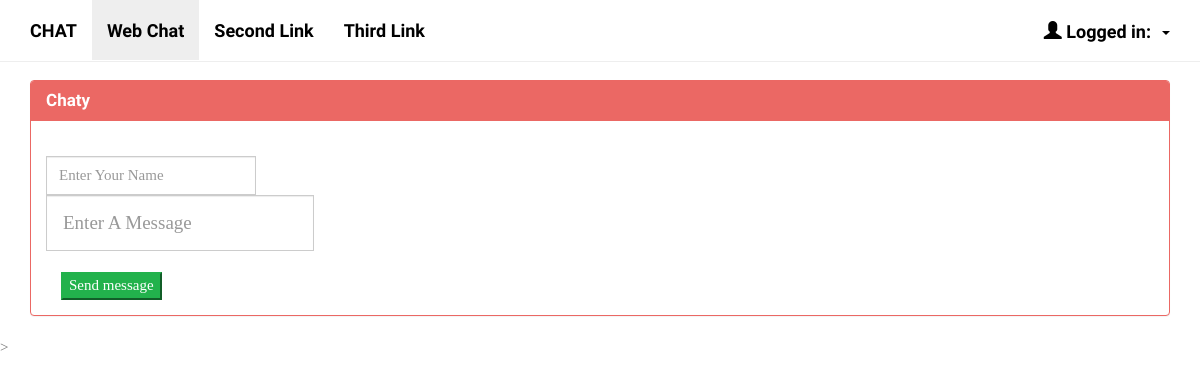
Before: / with the older database file.
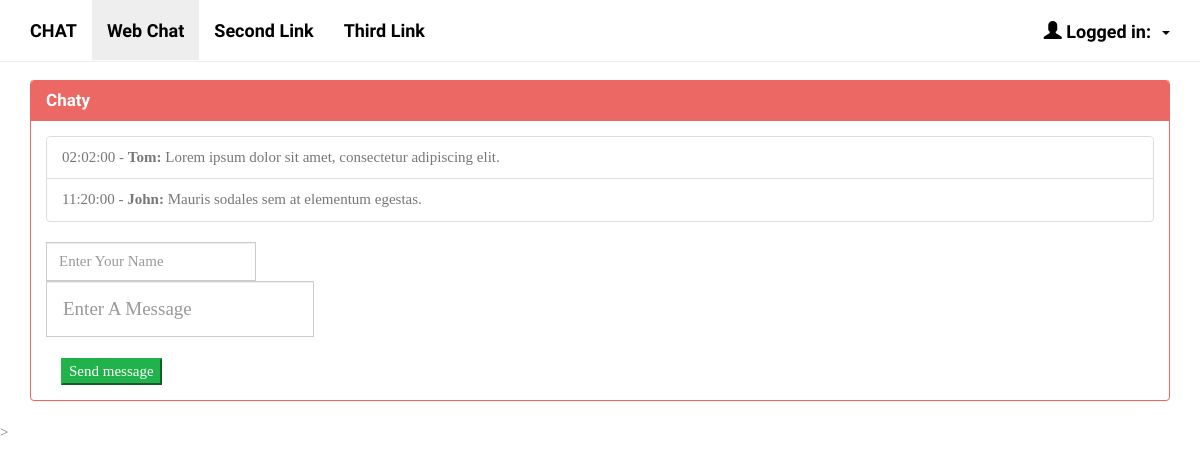
After: the same page with the newer database file.
### tables this page shows
CREATE TABLE IF NOT EXISTS `messages` (
  `id` int(11) NOT NULL AUTO_INCREMENT,
  `user` varchar(50) NOT NULL,
  `message` text NOT NULL,
  `time` time NOT NULL,
  PRIMARY KEY (`id`)
);

### index.php (the view, shortened to what this page needs)
<?php
require_once 'database.php';
$query = "SELECT * FROM messages ORDER BY id DESC";
$shouts = mysqli_query($conn, $query);
?>
<!DOCTYPE html>
<html>
<head>
    <link rel="stylesheet" href="css/style.css" type="text/css"/>
    <link rel="stylesheet" href="css/bootstrap.min.css" type="text/css"/>
</head>
<body>
<nav class="navbar navbar-default navbar-fixed-top">
    <div class="container">
        <div class="navbar-header">
            <a class="navbar-brand" href="#">Chat</a>
        </div>
        <div id="navbar" class="navbar-collapse collapse">
            <ul class="nav navbar-nav">
                <li class="active"><a href="#">Web Chat</a></li>
                <li><a href="#">Second Link</a></li>
                <li><a href="#">Third Link</a></li>
            </ul>
            <ul class="nav navbar-nav navbar-right">
                <li class="dropdown">
                    <a href="#" class="dropdown-toggle" data-toggle="dropdown" role="button" aria-haspopup="true"
                       aria-expanded="false">
                        <span
                            class="glyphicon glyphicon-user"></span>&nbsp;Logged in: <?php echo $_SESSION["user"]; ?>
                        &nbsp;<span class="caret"></span></a>
                </li>
            </ul>
        </div>
    </div>
</nav>
<div class="container">
    <div class="panel panel-primary">
        <div class="panel-heading">
            <h1 class="panel-title">Chaty</h1>
        </div>
        <div class="panel-body">
            <ul class="list-group">
                <?php while ($row = mysqli_fetch_assoc($shouts)) : ?>
                    <li class="list-group-item"><span><?php echo $row['time'] ?>
                            - </span><strong><?php echo $row['user'] ?>:</strong> <?php echo $row['message'] ?> </li>
                <?php endwhile; ?>
            </ul>
            <div id="input">
                <form method="post" action="process.php">
                    <div class="input-group">
                        <input class="form-control" id="focusedInput" type="text" name="user"
                               placeholder="Enter Your Name" value="<?php echo $_SESSION["user"]; ?>"/>
                    </div>
                    <div class="input-group">
                        <input class="form-control input-lg" id="focusedInput" type="text" name="message"
                               placeholder="Enter A Message"/>
                    </div>
                    <br>
                    <div class="col-md-2">
                        <input class="btn-success btn-default" type="submit" name="submit" value="Send message"/>
                    </div>
                </form>
            </div>
        </div>
    </div>
</div>
>
</body>
</html>

### css/style.css (style rules this page uses)
body { padding-top: 80px; }

Changed rows visible on the page:
added messages: time "02:02:00", user "Tom", message "Lorem ipsum dolor sit amet, consectetur adipiscing elit."
added messages: time "11:20:00", user "John", message "Mauris sodales sem at elementum egestas."
